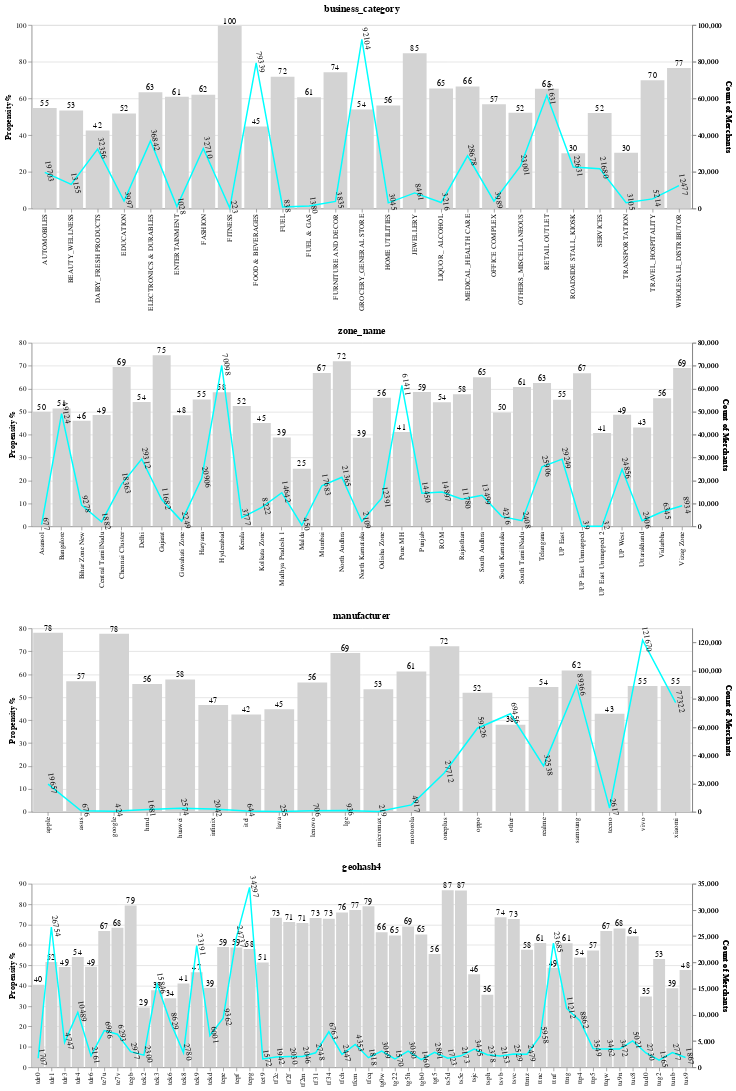

The notebook cell saved with this chart:
### Code cell
cat1.properties(width = 900, height = 250)  & cat2.properties(width = 900, height = 250) & cat3.properties(width = 900, height = 250) & c.properties(width = 900, height = 250)

### Figure 1 — Vega-Lite specification as saved in the notebook (floating-point values rounded to 4 significant figures)
{"usermeta": {"embedOptions": {"theme": "fivethirtyeight"}}, "config": {"view": {"continuousWidth": 400, "continuousHeight": 300}}, "vconcat": [{"layer": [{"mark": {"type": "bar", "color": "lightgrey"}, "encoding": {"x": {"axis": {"title": ""}, "field": "business_category", "type": "nominal"}, "y": {"axis": {"title": "Propensity %"}, "field": "target", "type": "quantitative"}}}, {"mark": {"type": "text", "align": "center", "baseline": "middle", "dy": -6}, "encoding": {"text": {"field": "target", "format": "1.0d", "type": "quantitative"}, "x": {"axis": {"title": ""}, "field": "business_category", "type": "nominal"}, "y": {"axis": {"labels": false, "ticks": false, "title": ""}, "field": "target", "type": "quantitative"}}}, {"mark": {"type": "line", "color": "aqua"}, "encoding": {"x": {"axis": {"title": ""}, "field": "business_category", "type": "nominal"}, "y": {"field": "Count of Merchants", "type": "quantitative"}}}, {"mark": {"type": "text", "align": "center", "angle": 80, "baseline": "middle", "color": "black", "dy": -6}, "encoding": {"text": {"field": "Count of Merchants", "format": "1.0d", "type": "quantitative"}, "x": {"axis": {"title": ""}, "field": "business_category", "type": "nominal"}, "y": {"field": "Count of Merchants", "type": "quantitative"}}}], "data": {"name": "data-ef87e57f290221fa06499f94cc70bbeb"}, "height": 250, "resolve": {"scale": {"y": "independent"}}, "title": "business_category", "width": 900}, {"layer": [{"mark": {"type": "bar", "color": "lightgrey"}, "encoding": {"x": {"axis": {"title": ""}, "field": "zone_name", "type": "nominal"}, "y": {"axis": {"title": "Propensity %"}, "field": "target", "type": "quantitative"}}}, {"mark": {"type": "text", "align": "center", "baseline": "middle", "dy": -6}, "encoding": {"text": {"field": "target", "format": "1.0d", "type": "quantitative"}, "x": {"axis": {"title": ""}, "field": "zone_name", "type": "nominal"}, "y": {"axis": {"labels": false, "ticks": false, "title": ""}, "field": "target", "type": "quantitative"}}}, {"mark": {"type": "line", "color": "aqua"}, "encoding": {"x": {"axis": {"title": ""}, "field": "zone_name", "type": "nominal"}, "y": {"field": "Count of Merchants", "type": "quantitative"}}}, {"mark": {"type": "text", "align": "center", "angle": 80, "baseline": "middle", "color": "black", "dy": -6}, "encoding": {"text": {"field": "Count of Merchants", "format": "1.0d", "type": "quantitative"}, "x": {"axis": {"title": ""}, "field": "zone_name", "type": "nominal"}, "y": {"field": "Count of Merchants", "type": "quantitative"}}}], "data": {"name": "data-d60e63908fe6662bb990bd87ff45b23d"}, "height": 250, "resolve": {"scale": {"y": "independent"}}, "title": "zone_name", "width": 900}, {"layer": [{"mark": {"type": "bar", "color": "lightgrey"}, "encoding": {"x": {"axis": {"title": ""}, "field": "manufacturer", "type": "nominal"}, "y": {"axis": {"title": "Propensity %"}, "field": "target", "type": "quantitative"}}}, {"mark": {"type": "text", "align": "center", "baseline": "middle", "dy": -6}, "encoding": {"text": {"field": "target", "format": "1.0d", "type": "quantitative"}, "x": {"axis": {"title": ""}, "field": "manufacturer", "type": "nominal"}, "y": {"axis": {"labels": false, "ticks": false, "title": ""}, "field": "target", "type": "quantitative"}}}, {"mark": {"type": "line", "color": "aqua"}, "encoding": {"x": {"axis": {"title": ""}, "field": "manufacturer", "type": "nominal"}, "y": {"field": "Count of Merchants", "type": "quantitative"}}}, {"mark": {"type": "text", "align": "center", "angle": 80, "baseline": "middle", "color": "black", "dy": -6}, "encoding": {"text": {"field": "Count of Merchants", "format": "1.0d", "type": "quantitative"}, "x": {"axis": {"title": ""}, "field": "manufacturer", "type": "nominal"}, "y": {"field": "Count of Merchants", "type": "quantitative"}}}], "data": {"name": "data-890b3ee160c831273933e98bbafa2a17"}, "height": 250, "resolve": {"scale": {"y": "independent"}}, "title": "manufacturer", "width": 900}, {"layer": [{"mark": {"type": "bar", "color": "lightgrey"}, "encoding": {"x": {"axis": {"title": ""}, "field": "geohash4", "type": "nominal"}, "y": {"axis": {"title": "Propensity %"}, "field": "target", "type": "quantitative"}}}, {"mark": {"type": "text", "align": "center", "baseline": "middle", "dy": -6}, "encoding": {"text": {"field": "target", "format": "1.0d", "type": "quantitative"}, "x": {"axis": {"title": ""}, "field": "geohash4", "type": "nominal"}, "y": {"axis": {"labels": false, "ticks": false, "title": ""}, "field": "target", "type": "quantitative"}}}, {"mark": {"type": "line", "color": "aqua"}, "encoding": {"x": {"axis": {"title": ""}, "field": "geohash4", "type": "nominal"}, "y": {"field": "Count of Merchants", "type": "quantitative"}}}, {"mark": {"type": "text", "align": "center", "angle": 80, "baseline": "middle", "color": "black", "dy": -6}, "encoding": {"text": {"field": "Count of Merchants", "format": "1.0d", "type": "quantitative"}, "x": {"axis": {"title": ""}, "field": "geohash4", "type": "nominal"}, "y": {"field": "Count of Merchants", "type": "quantitative"}}}], "data": {"name": "data-71761c18c85fe0fd0a037bc6c5b40c46"}, "height": 250, "resolve": {"scale": {"y": "independent"}}, "title": "geohash4", "width": 900}], "$schema": "https://vega.github.io/schema/vega-lite/v4.17.0.json", "datasets": {"data-ef87e57f290221fa06499f94cc70bbeb": [{"business_category": "AUTOMOBILES", "target": 54.7, "Count of Merchants": 19703}, {"business_category": "BEAUTY_WELLNESS", "target": 53.32, "Count of Merchants": 13155}, {"business_category": "DAIRY_FRESH PRODUCTS", "target": 42.44, "Count of Merchants": 32356}, {"business_category": "EDUCATION", "target": 51.76, "Count of Merchants": 3997}, {"business_category": "ELECTRONICS & DURABLES", "target": 63.36, "Count of Merchants": 36842}, {"business_category": "ENTERTAINMENT", "target": 60.89, "Count of Merchants": 1028}, {"business_category": "FASHION", "target": 62.03, "Count of Merchants": 32710}, {"business_category": "FITNESS", "target": 99.55, "Count of Merchants": 223}, {"business_category": "FOOD & BEVERAGES", "target": 44.66, "Count of Merchants": 79339}, {"business_category": "FUEL", "target": 71.84, "Count of Merchants": 838}, {"business_category": "FUEL & GAS", "target": 60.65, "Count of Merchants": 1380}, {"business_category": "FURNITURE AND DECOR", "target": 74.16, "Count of Merchants": 3835}, {"business_category": "GROCERY_GENERAL STORE", "target": 53.87, "Count of Merchants": 92104}, {"business_category": "HOME UTILITIES", "target": 56.16, "Count of Merchants": 3045}, {"business_category": "JEWELLERY", "target": 84.56, "Count of Merchants": 8461}, {"business_category": "LIQUOR_ ALCOHOL", "target": 65.33, "Count of Merchants": 3216}, {"business_category": "MEDICAL_HEALTH CARE", "target": 66.46, "Count of Merchants": 28678}, {"business_category": "OFFICE COMPLEX", "target": 56.73, "Count of Merchants": 3989}, {"business_category": "OTHERS_MISCELLANEOUS", "target": 52.1, "Count of Merchants": 23001}, {"business_category": "RETAIL OUTLET", "target": 65.24, "Count of Merchants": 61631}, {"business_category": "ROADSIDE STALL_KIOSK", "target": 30.08, "Count of Merchants": 22631}, {"business_category": "SERVICES", "target": 52.07, "Count of Merchants": 21680}, {"business_category": "TRANSPORTATION", "target": 30.34, "Count of Merchants": 3105}, {"business_category": "TRAVEL_HOSPITALITY", "target": 69.81, "Count of Merchants": 5214}, {"business_category": "WHOLESALE_DISTRIBUTOR", "target": 76.5, "Count of Merchants": 12477}], "data-d60e63908fe6662bb990bd87ff45b23d": [{"zone_name": "Asansol", "target": 49.93, "Count of Merchants": 677}, {"zone_name": "Bangalore", "target": 51.35, "Count of Merchants": 49124}, {"zone_name": "Bihar Zone New", "target": 46.01, "Count of Merchants": 9278}, {"zone_name": "Central TamilNadu", "target": 48.57, "Count of Merchants": 1882}, {"zone_name": "Chennai Cluster", "target": 69.42, "Count of Merchants": 18363}, {"zone_name": "Delhi", "target": 54.19, "Count of Merchants": 29312}, {"zone_name": "Gujarat", "target": 74.52, "Count of Merchants": 11682}, {"zone_name": "Guwahati Zone", "target": 48.42, "Count of Merchants": 2249}, {"zone_name": "Haryana", "target": 55.24, "Count of Merchants": 20906}, {"zone_name": "Hyderabad", "target": 58.42, "Count of Merchants": 70098}, {"zone_name": "Kerala", "target": 52.48, "Count of Merchants": 3777}, {"zone_name": "Kolkata Zone", "target": 44.98, "Count of Merchants": 8222}, {"zone_name": "Madhya Pradesh 1", "target": 38.68, "Count of Merchants": 14642}, {"zone_name": "Malda", "target": 25.11, "Count of Merchants": 450}, {"zone_name": "Mumbai", "target": 66.85, "Count of Merchants": 17683}, {"zone_name": "North Andhra", "target": 72.0, "Count of Merchants": 21365}, {"zone_name": "North Karnataka", "target": 38.6, "Count of Merchants": 2109}, {"zone_name": "Odisha Zone", "target": 55.98, "Count of Merchants": 12391}, {"zone_name": "Pune MH", "target": 41.06, "Count of Merchants": 61411}, {"zone_name": "Punjab", "target": 58.51, "Count of Merchants": 14450}, {"zone_name": "ROM", "target": 54.06, "Count of Merchants": 14897}, {"zone_name": "Rajasthan", "target": 57.54, "Count of Merchants": 11780}, {"zone_name": "South Andhra", "target": 64.97, "Count of Merchants": 13499}, {"zone_name": "South Karnataka", "target": 49.57, "Count of Merchants": 4216}, {"zone_name": "South TamilNadu", "target": 60.67, "Count of Merchants": 2408}, {"zone_name": "Telangana", "target": 62.5, "Count of Merchants": 25906}, {"zone_name": "UP East", "target": 55.21, "Count of Merchants": 29249}, {"zone_name": "UP East Unmapped", "target": 66.67, "Count of Merchants": 39}, {"zone_name": "UP East Unmapped 2", "target": 40.62, "Count of Merchants": 32}, {"zone_name": "UP West", "target": 48.63, "Count of Merchants": 24856}, {"zone_name": "Uttarakhand", "target": 43.06, "Count of Merchants": 2406}, {"zone_name": "Vidarbha", "target": 55.81, "Count of Merchants": 6345}, {"zone_name": "Vizag Zone", "target": 68.97, "Count of Merchants": 8934}], "data-890b3ee160c831273933e98bbafa2a17": [{"manufacturer": "apple", "target": 78.07, "Count of Merchants": 19657}, {"manufacturer": "asus", "target": 56.95, "Count of Merchants": 676}, {"manufacturer": "google", "target": 77.59, "Count of Merchants": 424}, {"manufacturer": "hmd", "target": 55.68, "Count of Merchants": 1681}, {"manufacturer": "huawei", "target": 57.65, "Count of Merchants": 2574}, {"manufacturer": "infinix", "target": 46.52, "Count of Merchants": 2042}, {"manufacturer": "itel", "target": 42.39, "Count of Merchants": 644}, {"manufacturer": "lava", "target": 44.71, "Count of Merchants": 255}, {"manufacturer": "lenovo", "target": 56.37, "Count of Merchants": 706}, {"manufacturer": "lge", "target": 69.23, "Count of Merchants": 936}, {"manufacturer": "micromax", "target": 53.42, "Count of Merchants": 219}, {"manufacturer": "motorola", "target": 61.16, "Count of Merchants": 4917}, {"manufacturer": "oneplus", "target": 72.18, "Count of Merchants": 27712}, {"manufacturer": "oppo", "target": 51.88, "Count of Merchants": 59226}, {"manufacturer": "other", "target": 37.97, "Count of Merchants": 69456}, {"manufacturer": "realme", "target": 54.39, "Count of Merchants": 32538}, {"manufacturer": "samsung", "target": 61.61, "Count of Merchants": 89366}, {"manufacturer": "tecno", "target": 42.72, "Count of Merchants": 2617}, {"manufacturer": "vivo", "target": 54.82, "Count of Merchants": 121670}, {"manufacturer": "xiaomi", "target": 54.9, "Count of Merchants": 77322}], "data-71761c18c85fe0fd0a037bc6c5b40c46": [{"geohash4": "tdr0", "target": 40.48, "Count of Merchants": 1707}, {"geohash4": "tdr1", "target": 51.66, "Count of Merchants": 26754}, {"geohash4": "tdr3", "target": 49.13, "Count of Merchants": 4747}, {"geohash4": "tdr4", "target": 54.03, "Count of Merchants": 10489}, {"geohash4": "tdr6", "target": 49.24, "Count of Merchants": 2161}, {"geohash4": "te7u", "target": 66.86, "Count of Merchants": 6986}, {"geohash4": "te7v", "target": 68.43, "Count of Merchants": 6293}, {"geohash4": "tegb", "target": 79.38, "Count of Merchants": 2977}, {"geohash4": "tek2", "target": 29.3, "Count of Merchants": 2300}, {"geohash4": "tek3", "target": 37.79, "Count of Merchants": 15846}, {"geohash4": "tek6", "target": 33.79, "Count of Merchants": 8629}, {"geohash4": "tek8", "target": 41.08, "Count of Merchants": 2780}, {"geohash4": "tek9", "target": 46.58, "Count of Merchants": 23191}, {"geohash4": "tekd", "target": 38.93, "Count of Merchants": 6001}, {"geohash4": "tepe", "target": 58.99, "Count of Merchants": 9362}, {"geohash4": "tepf", "target": 58.79, "Count of Merchants": 24737}, {"geohash4": "tepg", "target": 58.03, "Count of Merchants": 34297}, {"geohash4": "tet9", "target": 51.34, "Count of Merchants": 1572}, {"geohash4": "tf2c", "target": 73.27, "Count of Merchants": 1942}, {"geohash4": "tf2f", "target": 71.18, "Count of Merchants": 2030}, {"geohash4": "tf2m", "target": 70.72, "Count of Merchants": 2046}, {"geohash4": "tf31", "target": 73.14, "Count of Merchants": 2748}, {"geohash4": "tf34", "target": 72.87, "Count of Merchants": 6763}, {"geohash4": "tfch", "target": 75.89, "Count of Merchants": 2447}, {"geohash4": "tfcm", "target": 77.12, "Count of Merchants": 4353}, {"geohash4": "tfcq", "target": 78.99, "Count of Merchants": 1818}, {"geohash4": "tg0w", "target": 66.15, "Count of Merchants": 3069}, {"geohash4": "tg22", "target": 64.59, "Count of Merchants": 1570}, {"geohash4": "tg5h", "target": 69.06, "Count of Merchants": 3080}, {"geohash4": "tgb0", "target": 65.07, "Count of Merchants": 1460}, {"geohash4": "tgt5", "target": 55.57, "Count of Merchants": 2861}, {"geohash4": "ts5d", "target": 86.83, "Count of Merchants": 1723}, {"geohash4": "ts5e", "target": 86.65, "Count of Merchants": 2173}, {"geohash4": "tsjc", "target": 45.62, "Count of Merchants": 3455}, {"geohash4": "tsph", "target": 35.58, "Count of Merchants": 2378}, {"geohash4": "tsvb", "target": 73.57, "Count of Merchants": 2153}, {"geohash4": "tsvc", "target": 72.68, "Count of Merchants": 2529}, {"geohash4": "ttmz", "target": 57.64, "Count of Merchants": 2479}, {"geohash4": "ttnc", "target": 60.89, "Count of Merchants": 5958}, {"geohash4": "ttnf", "target": 48.77, "Count of Merchants": 23685}, {"geohash4": "ttng", "target": 60.77, "Count of Merchants": 11212}, {"geohash4": "ttp4", "target": 53.84, "Count of Merchants": 8862}, {"geohash4": "ttp5", "target": 57.23, "Count of Merchants": 3549}, {"geohash4": "ttqw", "target": 66.81, "Count of Merchants": 3462}, {"geohash4": "tu9n", "target": 68.09, "Count of Merchants": 3472}, {"geohash4": "tuc8", "target": 64.29, "Count of Merchants": 5021}, {"geohash4": "tud0", "target": 34.73, "Count of Merchants": 2730}, {"geohash4": "tug2", "target": 53.04, "Count of Merchants": 1365}, {"geohash4": "tunb", "target": 38.71, "Count of Merchants": 2777}, {"geohash4": "tus9", "target": 47.67, "Count of Merchants": 1867}]}}
